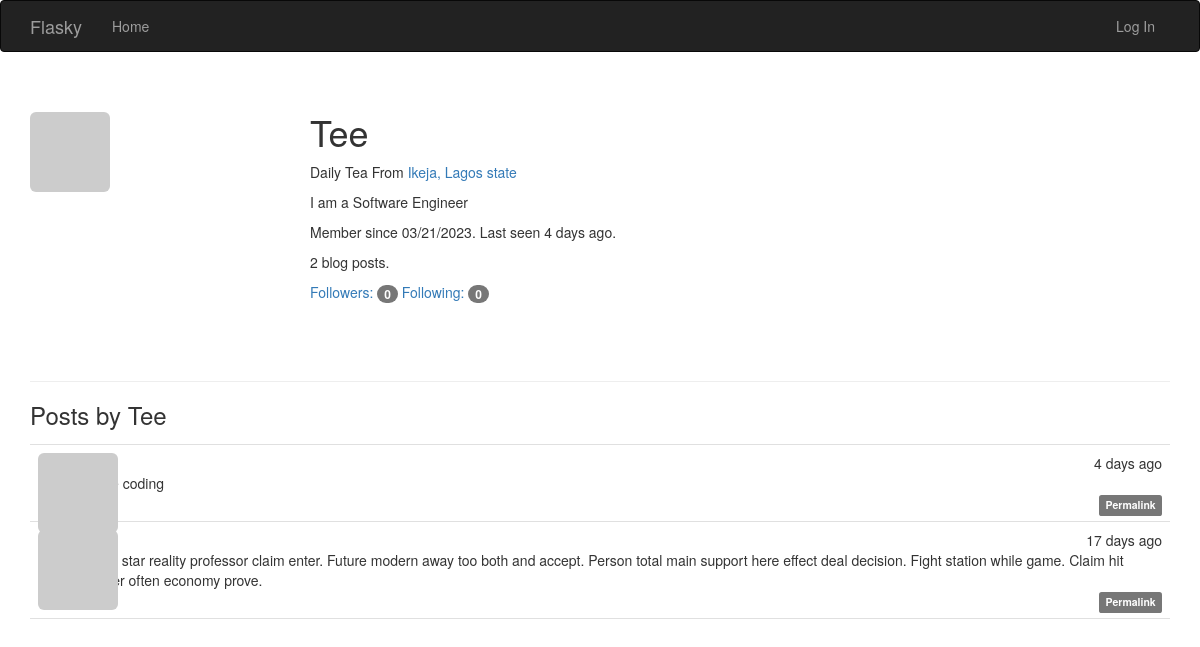
The page /user/Tee on the database as committed earlier.
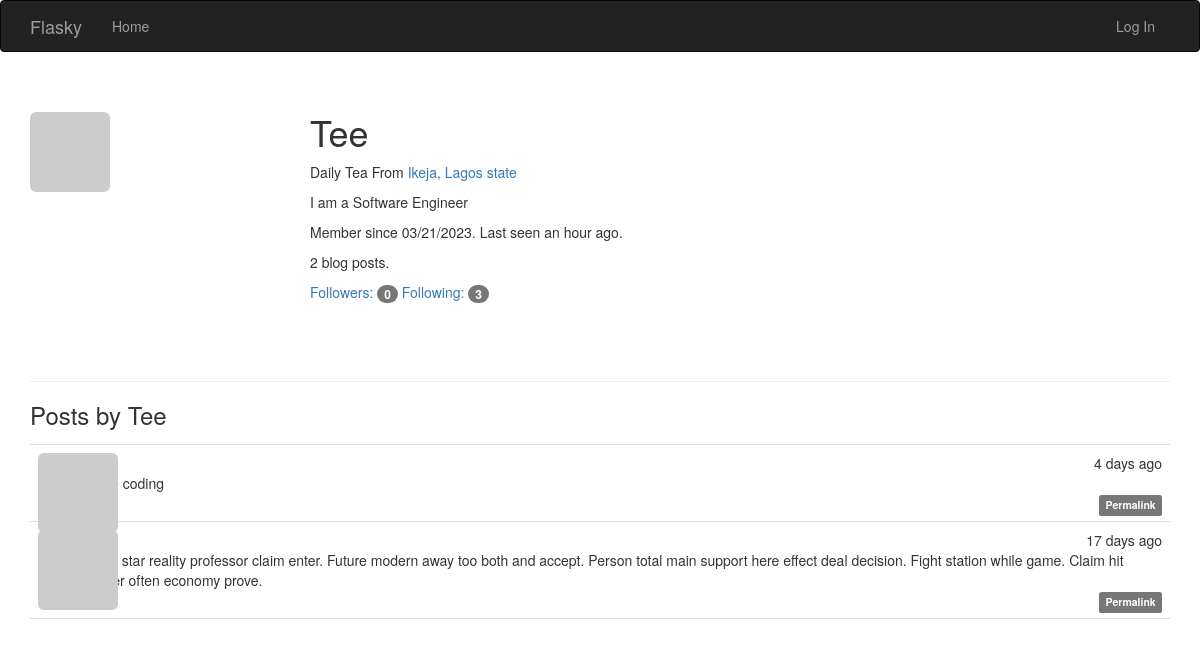
The same page on the database as committed later.
### app/models.py (models this page shows, shortened)
class User(UserMixin, db.Model):
    __tablename__ = 'users'
    id = db.Column(db.Integer, primary_key=True)
    email = db.Column(db.String(64), unique=True, index=True)
    username = db.Column(db.String(64), unique=True, index=True)
    role_id = db.Column(db.Integer, db.ForeignKey('roles.id'))
    posts = db.relationship('Post', backref='author', lazy='dynamic')
    password_hash = db.Column(db.String(128))
    confirmed = db.Column(db.Boolean, default=False)
    name = db.Column(db.String(64))
    location = db.Column(db.String(64))
    about_me = db.Column(db.Text())
    member_since = db.Column(db.DateTime(), default=datetime.utcnow)
    last_seen = db.Column(db.DateTime(), default=datetime.utcnow)
    avatar_hash = db.Column(db.String(32))
    followed = db.relationship('Follow', foreign_keys=[Follow.follower_id],
                                backref=db.backref('follower', lazy='joined'), lazy='dynamic',
                                cascade='all, delete-orphan')
    followers = db.relationship('Follow', foreign_keys=[Follow.followed_id],
                                backref=db.backref('followed', lazy='joined'), lazy='dynamic',
                                cascade='all, delete-orphan')
    @property
    def password(self):
        raise AttributeError('password is not a readable attribute')
    def gravatar(self, size=100, default='identicon', rating='g'):
        if request.is_secure:
            url = 'https://secure.gravatar.com/avatar'
        else:
            url = 'http://www.gravatar.com/avatar'
        hash = hashlib.md5(self.email.lower().encode('utf-8')).hexdigest()
        return '{url}/{hash}?s={size}&d={default}&r={rating}'.format(
                        url=url, hash=hash, size=size, default=default, rating=rating)

class Post(db.Model):
    __tablename__ = 'posts'
    id = db.Column(db.Integer, primary_key=True)
    body = db.Column(db.Text)
    timestamp = db.Column(db.DateTime, index=True, default=datetime.utcnow)
    author_id = db.Column(db.Integer, db.ForeignKey('users.id'))
    body_html = db.Column(db.Text)

### app/main/views.py (the view)
@main.route('/user/<username>')
def user(username):
    user = User.query.filter_by(username=username).first()
    if user is None:
        abort(404)
    posts = user.posts.order_by(Post.timestamp.desc()).all()
    return render_template('user.html', user=user, posts=posts)

### app/auth/views.py (called while the page is built)
@auth.before_app_request
def before_request():
    if current_user.is_authenticated:
        current_user.ping()
        if not current_user.confirmed \
                and request.endpoint \
                and request.blueprint != 'auth' \
                and request.endpoint != 'static':
            return redirect(url_for('auth.unconfirmed'))

### app/main/__init__.py (called while the page is built)
@main.app_context_processor
def inject_permission():
    return dict(Permission=Permission)

### app/models.py (called while the page is built)
    def can(self, permissions):
        return False

    def is_administrator(self):
        return False

### app/templates/user.html (shortened to what this page needs)
{% extends "base.html" %}
{% block page_content %}
<div class="page-header">
    <img class="img-rounded profile-thumbnail" src="{{ user.gravatar(size=256) }}">
    <div class="profile-header">
        <h1>{{ user.username }}</h1>
        {% if user.name or user.location %}
        <p>
            {% if user.name %}{{ user.name }}{% endif %}
            {% if user.location %}
            From <a href="http://maps.google.com/?q={{ user.location }}">
                {{ user.location }}
            </a>
            {% endif %}
        </p>
        {% endif %}
        {% if user.about_me %}<p>{{ user.about_me }}</p>{% endif %}
        <p>
            Member since {{ moment(user.member_since).format('L') }}.
            Last seen {{ moment(user.last_seen).fromNow() }}.
        </p>
        <p> {{ user.posts.count() }} blog posts. </p>
        <p>
            <a href="{{ url_for('.followers', username=user.username) }}">
            Followers: <span class="badge">{{ user.followers.count() }}</span>
            </a>
            <a href="{{ url_for('.followed_by', username=user.username) }}">
            Following: <span class="badge">{{ user.followed.count() }}</span>
            </a>
        </p>
    </div>
</div>
<h3>Posts by {{ user.username }}</h3>
{% include '_posts.html' %}
{% endblock %}

### app/templates/base.html (shortened to what this page needs)
{% extends "bootstrap/base.html" %}
{% block head %}
{{ super() }}
    <link rel="stylesheet" type="text/css" href="{{ url_for('static', filename='styles.css') }}">
{% endblock %}
{% block navbar %}
<div class="navbar navbar-inverse" role="navigation">
    <div class="container">
        <div class="navbar-header">
            <a class="navbar-brand" href="{{ url_for('main.index') }}">Flasky</a>
        </div>
        <div class="navbar-collapse collapse">
            <ul class="nav navbar-nav">
                <li><a href="{{ url_for('main.index') }}">Home</a></li>
            </ul>
            <ul class="nav navbar-nav navbar-right">
                {% if current_user.is_authenticated %}
                <li class="dropdown">
                    <a href="#" class="dropdown-toggle" data-toggle="dropdown">
                        <img src="{{ current_user.gravatar(size=18) }}">
                        Account <b class="caret"></b>
                    </a>
                    <ul class="dropdown-menu">
                        <li><a href="{{ url_for('auth.change_password') }}">Change Password</a></li>
                        <li><a href="{{ url_for('auth.change_email_request') }}">Change Email</a></li>
                        <li><a href="{{ url_for('auth.logout') }}">Log Out</a></li>
                    </ul>
                </li>
                {% else %}
                <li><a href="{{ url_for('auth.login') }}">Log In</a></li>
                {% endif %}
            </ul>
        </div>
    </div>
</div>
{% endblock %}
{% block content %}
<div class="container">
    {% block page_content %}{% endblock %}
</div>
{% endblock %}

### app/templates/_posts.html (shortened to what this page needs)
<ul class="posts">
    {% for post in posts %}
    <li class="post">
        <div class="post-thumbnail">
            <a href="{{ url_for('.user', username=post.author.username) }}">
                <img class="img-rounded profile-thumbnail"
                src="{{ post.author.gravatar(size=40) }}">
            </a>
        </div>
        <div class="post-content">
            <div class="post-date">{{ moment(post.timestamp).fromNow() }}</div>
            <div class="post-author">
                <a href="{{ url_for('.user', username=post.author.username) }}">
                </a>
            </div>
            <div class="post-body">
                {% if post.body_html %}
                    {{ post.body_html | safe }}
                {% else %}
                    {{ post.body }}
                {% endif %}
            </div>
            <div class="post-footer">
                <a href="{{ url_for('.post', id=post.id) }}">
                    <span class="label label-default">Permalink</span>
                </a>
            </div>
        </div>
    </li>
    {% endfor %}
</ul>

### app/static/styles.css (style rules this page uses)
.profile-thumbnail { position: absolute; }
.profile-header { min-height: 260px; margin-left: 280px; }
ul.posts { list-style-type: none; padding: 0px; margin: 16px 0px 0px 0px; border-top: 1px solid #e0e0e0; }
ul.posts li.post { padding: 8px; border-bottom: 1px solid #e0e0e0; }
div.post-date { float: right; }
div.post-author { font-weight: bold; }
div.post-thumbnail { position: absolute; }
div.post-content { margin-left: 48px; min-height: 48px; }
div.post-footer { text-align: right; }

Rows that differ between the two databases and show on the page:
changed User "Tee": last_seen "4 days ago" → "an hour ago"
Other text that changed with them:
{{ user.followed.count() }}: "0" → "3"
